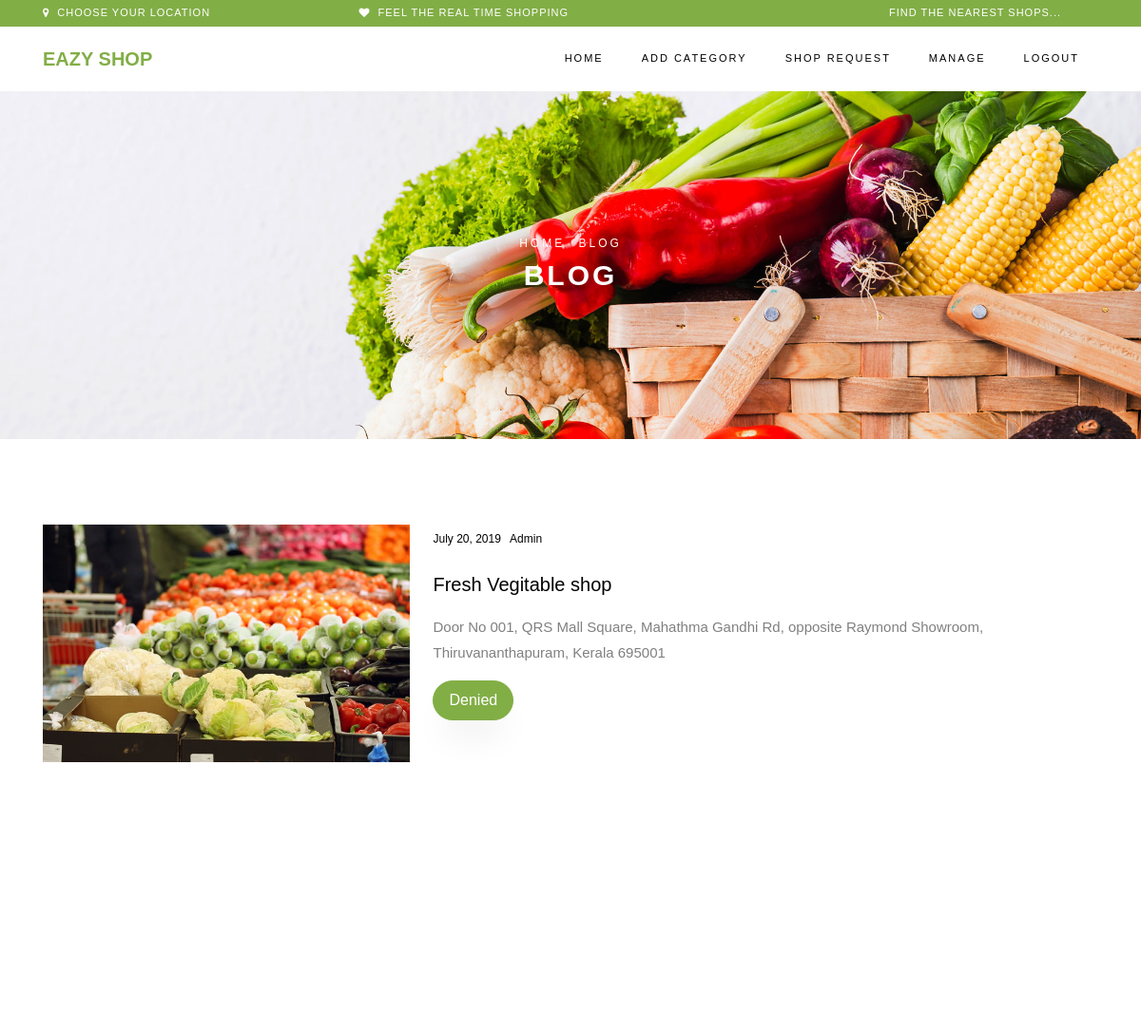
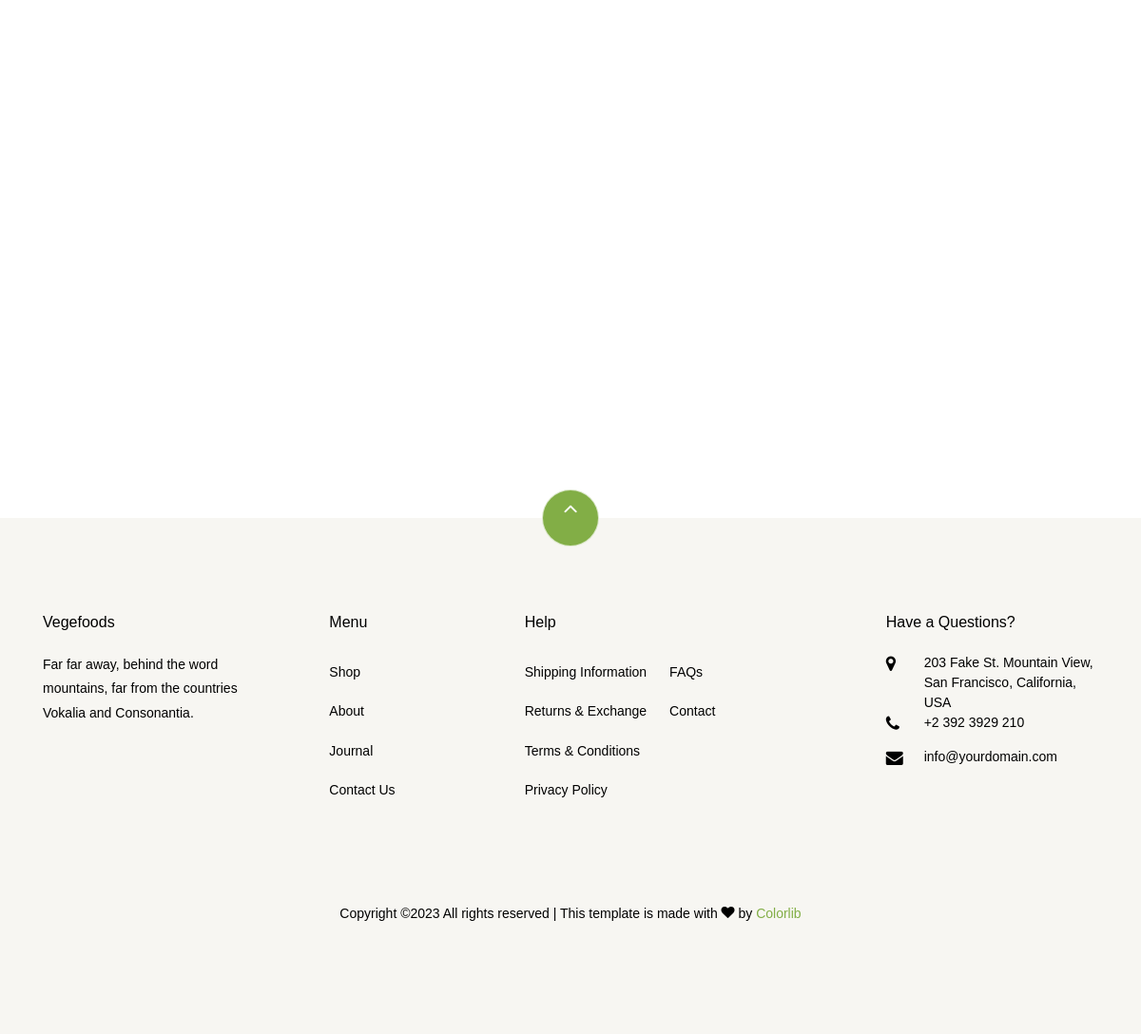
Page /admin/shop.php (signed in) on the committed database (2 pictures, top to bottom).
### tables this page shows
CREATE TABLE IF NOT EXISTS `shop_reg` (
  `id` int(11) NOT NULL AUTO_INCREMENT,
  `nme` varchar(150) NOT NULL,
  `cate` varchar(150) NOT NULL,
  `em` varchar(150) NOT NULL,
  `pass` varchar(150) NOT NULL,
  `addr` text NOT NULL,
  `cont` varchar(150) NOT NULL,
  `la` float NOT NULL,
  `lo` float NOT NULL,
  `ph` varchar(150) NOT NULL,
  `st` int(11) NOT NULL,
  PRIMARY KEY (`id`)
);

### admin/shop.php (the view, shortened to what this page needs)
<?php
include '../dbconnection.php';
?>
<!DOCTYPE html>
<html lang="en">
  <head>
    <link rel="stylesheet" href="../tmplate/css/open-iconic-bootstrap.min.css">
    <link rel="stylesheet" href="../tmplate/css/animate.css">
    <link rel="stylesheet" href="../tmplate/css/owl.carousel.min.css">
    <link rel="stylesheet" href="../tmplate/css/owl.theme.default.min.css">
    <link rel="stylesheet" href="../tmplate/css/magnific-popup.css">
    <link rel="stylesheet" href="../tmplate/css/aos.css">
    <link rel="stylesheet" href="../tmplate/css/ionicons.min.css">
    <link rel="stylesheet" href="../tmplate/css/bootstrap-datepicker.css">
    <link rel="stylesheet" href="../tmplate/css/jquery.timepicker.css">
    <link rel="stylesheet" href="../tmplate/css/flaticon.css">
    <link rel="stylesheet" href="../tmplate/css/icomoon.css">
    <link rel="stylesheet" href="../tmplate/css/style.css">
  </head>
  <body class="goto-here">
		<?php
                include 'menu.php';
                ?>
    <div class="hero-wrap hero-bread" style="background-image: url('../tmplate/images/bg_1.jpg');">
      <div class="container">
        <div class="row no-gutters slider-text align-items-center justify-content-center">
          <div class="col-md-9 ftco-animate text-center">
          	<p class="breadcrumbs"><span class="mr-2"><a href="#">Home</a></span> <span>Blog</span></p>
            <h1 class="mb-0 bread">Blog</h1>
          </div>
        </div>
      </div>
    </div>
    <section class="ftco-section ftco-degree-bg">
      <div class="container">
        <div class="row">
          <div class="col-lg-12 ftco-animate">
						<div class="row">
                                                     <?php
                                                        $sel_gal=mysqli_query($dbcon,"select * from shop_reg where st='1'");
                                                        if(mysqli_num_rows($sel_gal)>0)
                                                        {$i=0;
                                                        ?>
                                                    <?php
                                                            while($r_gal=mysqli_fetch_row($sel_gal))
                                                            {
                                                                ?>
							<div class="col-md-12 d-flex ftco-animate">
		            <div class="blog-entry align-self-stretch d-md-flex">
		              <a href="../tmplate/blog-single.html" class="block-20" style="background-image: url('../img1/<?php echo $r_gal[9] ?>');width: 600px;height: 250px">
		              </a>
		              <div class="text d-block pl-md-4">
		              	<div class="meta mb-3">
		                  <div><a href="#">July 20, 2019</a></div>
		                  <div><a href="#">Admin</a></div>
		                </div>
		                <h3 class="heading"><?php echo $r_gal[1] ?><a href="#"></a></h3>
		                <p><?php echo $r_gal[5] ?></p>
                                <p><a href="shop.php?del=<?php echo $r_gal[0] ?>" class="btn btn-primary py-2 px-3">Denied</a></p>
		              </div>
		            </div>
		          </div>
		          <?php
                                                            }
                                                        }
 else {
                                                            echo 'no data dound';
 }
                                                        ?>
						</div>
          </div>
        </div>
      </div>
    </section>
    <footer class="ftco-footer ftco-section bg-light">
      <div class="container">
      	<div class="row">
      		<div class="mouse">
						<a href="#" class="mouse-icon">
							<div class="mouse-wheel"><span class="ion-ios-arrow-up"></span></div>
						</a>
					</div>
      	</div>
        <div class="row mb-5">
          <div class="col-md">
            <div class="ftco-footer-widget mb-4">
              <h2 class="ftco-heading-2">Vegefoods</h2>
              <p>Far far away, behind the word mountains, far from the countries Vokalia and Consonantia.</p>
              <ul class="ftco-footer-social list-unstyled float-md-left float-lft mt-5">
              </ul>
            </div>
          </div>
          <div class="col-md">
            <div class="ftco-footer-widget mb-4 ml-md-5">
              <h2 class="ftco-heading-2">Menu</h2>
              <ul class="list-unstyled">
                <li><a href="#" class="py-2 d-block">Shop</a></li>
                <li><a href="#" class="py-2 d-block">About</a></li>
                <li><a href="#" class="py-2 d-block">Journal</a></li>
                <li><a href="#" class="py-2 d-block">Contact Us</a></li>
              </ul>
            </div>
          </div>
          <div class="col-md-4">
             <div class="ftco-footer-widget mb-4">
              <h2 class="ftco-heading-2">Help</h2>
              <div class="d-flex">
	              <ul class="list-unstyled mr-l-5 pr-l-3 mr-4">
	                <li><a href="#" class="py-2 d-block">Shipping Information</a></li>
	                <li><a href="#" class="py-2 d-block">Returns &amp; Exchange</a></li>
	                <li><a href="#" class="py-2 d-block">Terms &amp; Conditions</a></li>
	                <li><a href="#" class="py-2 d-block">Privacy Policy</a></li>
	              </ul>
	              <ul class="list-unstyled">
	                <li><a href="#" class="py-2 d-block">FAQs</a></li>
	                <li><a href="#" class="py-2 d-block">Contact</a></li>
	              </ul>
	            </div>
            </div>
          </div>
          <div class="col-md">
            <div class="ftco-footer-widget mb-4">
            	<h2 class="ftco-heading-2">Have a Questions?</h2>
            	<div class="block-23 mb-3">
	              <ul>
	                <li><span class="icon icon-map-marker"></span><span class="text">203 Fake St. Mountain View, San Francisco, California, USA</span></li>
	                <li><a href="#"><span class="icon icon-phone"></span><span class="text">+2 392 3929 210</span></a></li>
	                <li><a href="#"><span class="icon icon-envelope"></span><span class="text">info@yourdomain.com</span></a></li>
	              </ul>
	            </div>
            </div>
          </div>
        </div>
        <div class="row">
          <div class="col-md-12 text-center">
            <p>
						  Copyright &copy;<script>document.write(new Date().getFullYear());</script> All rights reserved | This template is made with <i class="icon-heart color-danger" aria-hidden="true"></i> by <a href="../tmplate/https://colorlib.com" target="_blank">Colorlib</a>
						</p>
          </div>
        </div>
      </div>
    </footer>
  </body>
</html>

### tmplate/css/icomoon.css (style rules this page uses)
[class^="icon-"], [class*=" icon-"] { font-family: 'icomoon' !important; speak: none; font-style: normal; font-weight: normal; font-variant: normal; text-transform: none; line-height: 1; -webkit-font-smoothing: antialiased; -moz-osx-font-smoothing: grayscale; }
.icon-heart:before { content: "\f004"; }
.icon-map-marker:before { content: "\f041"; }
.icon-phone:before { content: "\f095"; }
.icon-envelope:before { content: "\f0e0"; }

### rows in the picture
shop_reg: ph (picture), nme "Fresh Vegitable shop", addr "Door No 001, QRS Mall Square, Mahathma Gandhi Rd, opposite Raymond Showroom, Thiruvananthapuram, Kerala 695001"

### other values in the picture
$h1 "EAZY SHOP"
